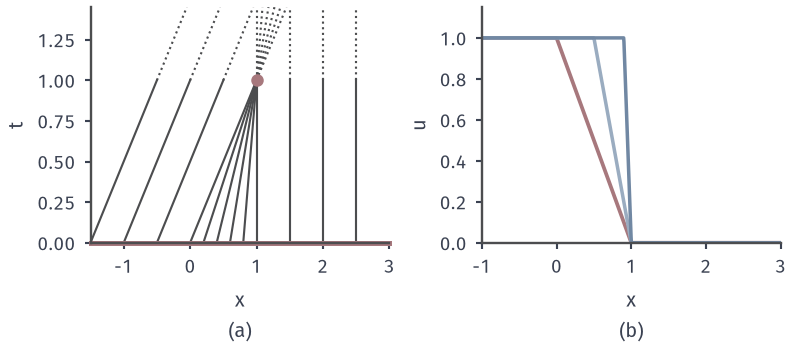

Source code (Python):
from pathlib import Path
import sys
ROOT = next(p for p in Path(__file__).resolve().parents if (p/'build.sh').is_file() and (p/'tex/book.tex').is_file())
sys.path.insert(0, str(ROOT/'figures/06-differential-equations/02-partial-differential-equations/matplotlib/pdeprob-common'))
from pdeprob_common import *
# Target: Burgers particle paths cross at (x,t)=(1,1) for the ramp datum; profile steepens.
fig, axs = figure(width_mm=112, height_mm=50, ncols=2)
u0=lambda x:np.where(x<0,1.0,np.where(x>1,0.0,1-x))
ax=axs[0]; style(ax)
t=np.array([0,1.45])
for x0 in np.concatenate([np.arange(-1.5,0,.5),np.arange(0,1.01,.2),np.arange(1.5,3,.5)]):
    v=float(u0(np.array(x0)))
    ax.plot([x0,x0+v*1],[0,1],color=LINE,lw=.85); ax.plot([x0+v,x0+v*1.45],[1,1.45],color=LINE,lw=.85,ls=':')
ax.plot([1],[1],'o',ms=4,color=RED)
ax.plot([-1.5,3],[0,0],color=RED,lw=2,clip_on=False)
ax.set_xlim(-1.5,3); ax.set_ylim(0,1.45); ax.set_ylabel('$t$'); sub(ax,'a','$x$')
ax=axs[1]; style(ax)
X=np.linspace(-1,3,1000)
def prof(t): 
    return np.where(X<t,1.0,np.where(X>1,0.0,(1-X)/(1-t)))
ax.plot(X,prof(0),color=RED,lw=1.5)
for t,c in zip((.5,.9),SHADES[1:]): ax.plot(X,prof(t),color=c,lw=1.4)
ax.set_xlim(-1,3); ax.set_ylim(0,1.15); ax.set_ylabel('$u$'); sub(ax,'b','$x$')
save(fig, Path(__file__).resolve().parent, 'figure', {'formula':'ramp u0; u=(1-x)/(1-t) for t<x<1'})
